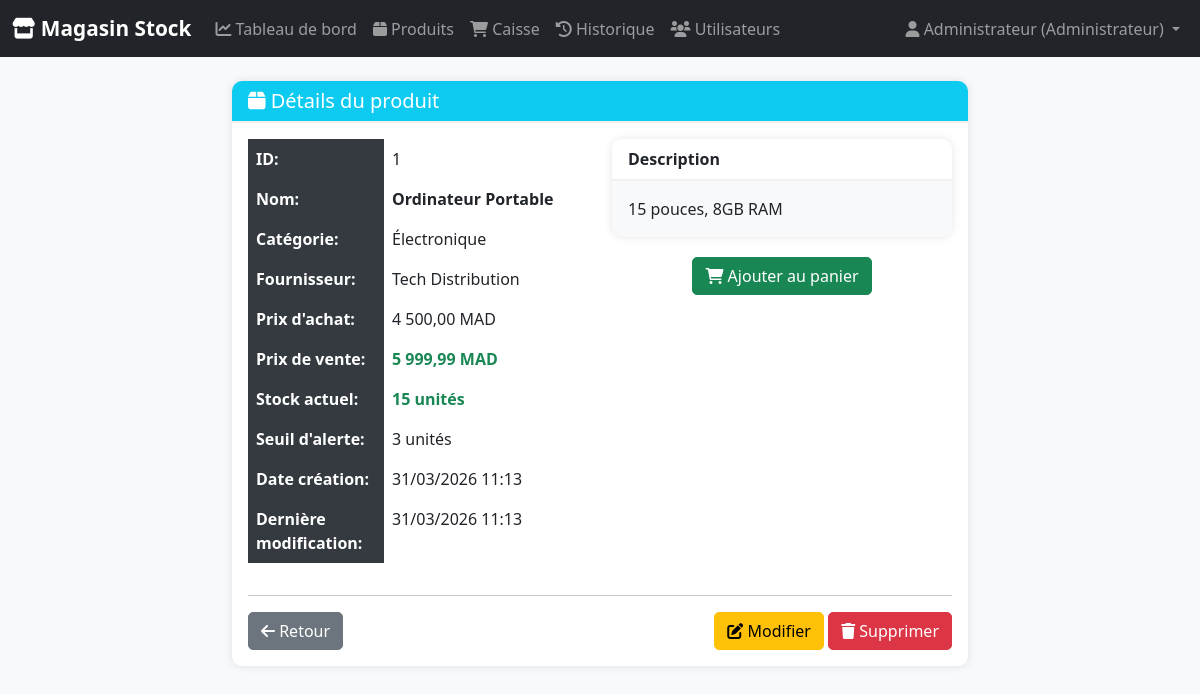
The page /index.php?controller=product&action=view&id=1 (signed in) on the database its author committed.
### tables this page shows
CREATE TABLE `products` (
  `id` int(11) NOT NULL,
  `name` varchar(100) NOT NULL,
  `description` text DEFAULT NULL,
  `purchase_price` decimal(10,2) NOT NULL,
  `selling_price` decimal(10,2) NOT NULL,
  `quantity` int(11) NOT NULL DEFAULT 0,
  `alert_threshold` int(11) NOT NULL DEFAULT 5,
  `category_id` int(11) DEFAULT NULL,
  `supplier_id` int(11) DEFAULT NULL,
  `created_at` timestamp NOT NULL DEFAULT current_timestamp(),
  `updated_at` timestamp NOT NULL DEFAULT current_timestamp() ON UPDATE current_timestamp()
);

CREATE TABLE `categories` (
  `id` int(11) NOT NULL,
  `name` varchar(50) NOT NULL,
  `description` text DEFAULT NULL,
  `created_at` timestamp NOT NULL DEFAULT current_timestamp()
);

CREATE TABLE `suppliers` (
  `id` int(11) NOT NULL,
  `name` varchar(100) NOT NULL,
  `contact_name` varchar(100) DEFAULT NULL,
  `email` varchar(100) DEFAULT NULL,
  `phone` varchar(20) DEFAULT NULL,
  `address` text DEFAULT NULL,
  `created_at` timestamp NOT NULL DEFAULT current_timestamp()
);

### controllers/ProductController.php (called while the page is built, shortened)
<?php
require_once "Controller.php";
class ProductController extends Controller {
    public function view() {
        $id = $_GET['id'] ?? null;
        $productModel = new Product($this->db);
        $product = $productModel->findById($id);
        $this->render("products/view", ['product' => $product]);
    }
}
?>

### models/Product.php (called while the page is built, shortened)
<?php
class Product {
    private $conn;
    private $table_name = "products";
    public function __construct($db) {
        $this->conn = $db;
    }
    public function findById($id) {
        $query = "SELECT p.*, c.name as category_name, s.name as supplier_name
                  FROM " . $this->table_name . " p
                  LEFT JOIN categories c ON p.category_id = c.id
                  LEFT JOIN suppliers s ON p.supplier_id = s.id
                  WHERE p.id = :id LIMIT 1";
        $stmt = $this->conn->prepare($query);
        $stmt->bindParam(":id", $id);
        $stmt->execute();
        return $stmt->fetch(PDO::FETCH_ASSOC);
    }
}
?>

### views/products/view.php (the view, shortened to what this page needs)
<div class="row">
    <div class="col-md-8 mx-auto">
        <div class="card">
            <div class="card-header bg-info text-white">
                <h5 class="mb-0">
                    <i class="fas fa-box"></i> Détails du produit
                </h5>
            </div>
            <div class="card-body">
                <div class="row">
                    <div class="col-md-6">
                        <table class="table table-borderless">
                            <tr>
                                <th width="40%">ID:</th>
                                <td><?php echo $product['id']; ?></td>
                            </tr>
                            <tr>
                                <th>Nom:</th>
                                <td><strong><?php echo htmlspecialchars($product['name']); ?></strong></td>
                            </tr>
                            <tr>
                                <th>Catégorie:</th>
                                <td><?php echo htmlspecialchars($product['category_name'] ?? 'Non catégorisé'); ?></td>
                            </tr>
                            <tr>
                                <th>Fournisseur:</th>
                                <td><?php echo htmlspecialchars($product['supplier_name'] ?? 'Non spécifié'); ?></td>
                            </tr>
                            <tr>
                                <th>Prix d'achat:</th>
                                <td><?php echo number_format($product['purchase_price'], 2, ',', ' '); ?> MAD</td>
                            </tr>
                            <tr>
                                <th>Prix de vente:</th>
                                <td class="text-success fw-bold"><?php echo number_format($product['selling_price'], 2, ',', ' '); ?> MAD</td>
                            </tr>
                            <tr>
                                <th>Stock actuel:</th>
                                <td>
                                    <?php
                                    $stockClass = $product['quantity'] <= $product['alert_threshold'] ? 'text-danger' : 'text-success';
                                    ?>
                                    <span class="<?php echo $stockClass; ?> fw-bold">
                                        <?php echo $product['quantity']; ?> unités
                                    </span>
                                </td>
                            </tr>
                            <tr>
                                <th>Seuil d'alerte:</th>
                                <td><?php echo $product['alert_threshold']; ?> unités</td>
                            </tr>
                            <tr>
                                <th>Date création:</th>
                                <td><?php echo date('d/m/Y H:i', strtotime($product['created_at'])); ?></td>
                            </tr>
                            <tr>
                                <th>Dernière modification:</th>
                                <td><?php echo date('d/m/Y H:i', strtotime($product['updated_at'])); ?></td>
                            </tr>
                        </table>
                    </div>
                    <div class="col-md-6">
                        <div class="card bg-light">
                            <div class="card-header">
                                <strong>Description</strong>
                            </div>
                            <div class="card-body">
                                <?php echo nl2br(htmlspecialchars($product['description'] ?: 'Aucune description')); ?>
                            </div>
                        </div>
                        <div class="mt-3 text-center">
                            <?php if ($product['quantity'] > 0): ?>
                                <a href="index.php?controller=sale&action=pos" class="btn btn-success">
                                    <i class="fas fa-shopping-cart"></i> Ajouter au panier
                                </a>
                            <?php else: ?>
                                <button class="btn btn-secondary" disabled>
                                    <i class="fas fa-times-circle"></i> Rupture de stock
                                </button>
                            <?php endif; ?>
                        </div>
                    </div>
                </div>
                <hr>
                <div class="d-flex justify-content-between">
                    <a href="index.php?controller=product&action=index" class="btn btn-secondary">
                        <i class="fas fa-arrow-left"></i> Retour
                    </a>
                    <?php if ($_SESSION['user_role'] === 'admin'): ?>
                    <div>
                        <a href="index.php?controller=product&action=edit&id=<?php echo $product['id']; ?>"
                           class="btn btn-warning">
                            <i class="fas fa-edit"></i> Modifier
                        </a>
                        <a href="javascript:void(0)"
                           onclick="confirmDelete(<?php echo $product['id']; ?>, '<?php echo htmlspecialchars($product['name']); ?>')"
                           class="btn btn-danger">
                            <i class="fas fa-trash"></i> Supprimer
                        </a>
                    </div>
                    <?php endif; ?>
                </div>
            </div>
        </div>
    </div>
</div>

### views/layouts/main.php (style rules this page uses)
body { background-color: #f8f9fa; font-family: 'Segoe UI', Tahoma, Geneva, Verdana, sans-serif; }
.card { border: none; box-shadow: 0 0 10px rgba(0,0,0,0.1); margin-bottom: 20px; border-radius: 10px; }
.card-header { background-color: #fff; border-bottom: 2px solid #f0f0f0; font-weight: bold; border-radius: 10px 10px 0 0 !important; }
.table th { background-color: #343a40; color: white; }
.btn { border-radius: 5px; }

### rows shown on the page
products: id "1", name "Ordinateur Portable", category.name "Électronique", supplier.name "Tech Distribution", purchase_price "4 500,00", selling_price "5 999,99", quantity "15", alert_threshold "3", created_at "31/03/2026 11:13", updated_at "31/03/2026 11:13", description "15 pouces, 8GB RAM"

### other values the page prints
$_SESSION['user_name'] "Administrateur"
$roleLabel "Administrateur"
